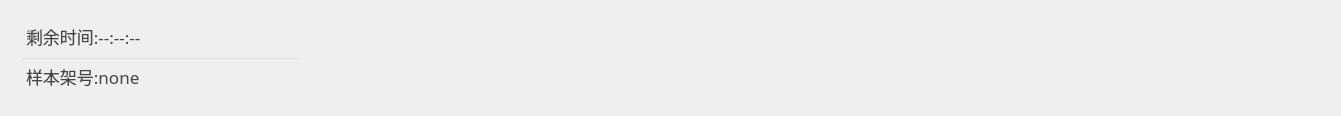
<?xml version="1.0" encoding="UTF-8"?>
<ui version="4.0">
 <class>CusSampleRack</class>
 <widget class="QWidget" name="CusSampleRack">
  <property name="geometry">
   <rect>
    <x>0</x>
    <y>0</y>
    <width>1341</width>
    <height>116</height>
   </rect>
  </property>
  <property name="windowTitle">
   <string>Form</string>
  </property>
  <widget class="CusView" name="wgtRack" native="true">
   <property name="geometry">
    <rect>
     <x>362</x>
     <y>6</y>
     <width>970</width>
     <height>103</height>
    </rect>
   </property>
  </widget>
  <widget class="CusView" name="wgtRackInfo" native="true">
   <property name="geometry">
    <rect>
     <x>6</x>
     <y>6</y>
     <width>307</width>
     <height>103</height>
    </rect>
   </property>
   <widget class="QLineEdit" name="lineEdit_4">
    <property name="geometry">
     <rect>
      <x>15</x>
      <y>33</y>
      <width>276</width>
      <height>20</height>
     </rect>
    </property>
    <property name="font">
     <font>
      <family>苹方 粗体</family>
      <pointsize>14</pointsize>
     </font>
    </property>
    <property name="styleSheet">
     <string notr="true">QLineEdit{
background:transparent;
color:#444444;
border-color:#DDDDDD;
border-style:solid;
border-top-width:0px;
border-right-width:0px;
border-bottom-width:1px;
border-left-width:0px;
}</string>
    </property>
    <property name="text">
     <string/>
    </property>
    <property name="readOnly">
     <bool>true</bool>
    </property>
   </widget>
   <widget class="QLabel" name="lblLeftTime">
    <property name="geometry">
     <rect>
      <x>20</x>
      <y>20</y>
      <width>271</width>
      <height>21</height>
     </rect>
    </property>
    <property name="font">
     <font>
      <family>苹方 粗体</family>
      <pointsize>13</pointsize>
     </font>
    </property>
    <property name="styleSheet">
     <string notr="true">color:#444444;</string>
    </property>
    <property name="text">
     <string>剩余时间:--:--:--</string>
    </property>
    <property name="alignment">
     <set>Qt::AlignLeading|Qt::AlignLeft|Qt::AlignVCenter</set>
    </property>
   </widget>
   <widget class="QLabel" name="lblRackId">
    <property name="geometry">
     <rect>
      <x>20</x>
      <y>60</y>
      <width>271</width>
      <height>21</height>
     </rect>
    </property>
    <property name="font">
     <font>
      <family>苹方 粗体</family>
      <pointsize>13</pointsize>
     </font>
    </property>
    <property name="styleSheet">
     <string notr="true">color:#444444;</string>
    </property>
    <property name="text">
     <string>样本架号:none</string>
    </property>
    <property name="alignment">
     <set>Qt::AlignLeading|Qt::AlignLeft|Qt::AlignVCenter</set>
    </property>
   </widget>
   <widget class="QtMaterialFlatButton" name="btnEdit">
    <property name="geometry">
     <rect>
      <x>259</x>
      <y>49</y>
      <width>51</width>
      <height>51</height>
     </rect>
    </property>
    <property name="focusPolicy">
     <enum>Qt::NoFocus</enum>
    </property>
    <property name="styleSheet">
     <string notr="true"/>
    </property>
    <property name="text">
     <string/>
    </property>
    <property name="icon">
     <iconset resource="../main.qrc">
      <normaloff>:/samples-image/edit_ico.png</normaloff>:/samples-image/edit_ico.png</iconset>
    </property>
    <property name="iconSize">
     <size>
      <width>26</width>
      <height>26</height>
     </size>
    </property>
    <property name="flat">
     <bool>true</bool>
    </property>
   </widget>
  </widget>
 </widget>
 <customwidgets>
  <customwidget>
   <class>QtMaterialFlatButton</class>
   <extends>QPushButton</extends>
   <header>qtmaterialflatbutton.h</header>
  </customwidget>
  <customwidget>
   <class>CusView</class>
   <extends>QWidget</extends>
   <header>cusview.h</header>
   <container>1</container>
  </customwidget>
 </customwidgets>
 <resources>
  <include location="../main.qrc"/>
 </resources>
 <connections/>
</ui>
